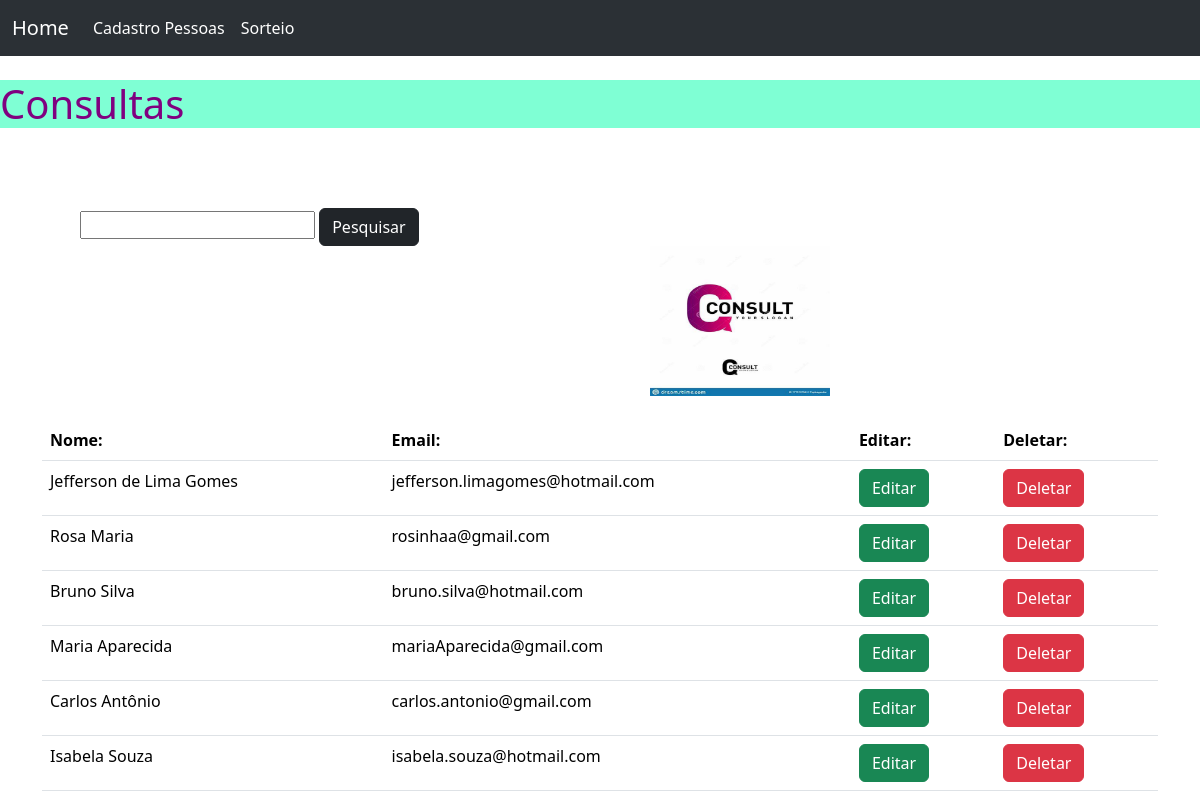
The page / on the database its author committed.
### tables this page shows
CREATE TABLE `amigo_secreto` (
  `id` int(11) NOT NULL,
  `nome` varchar(255) NOT NULL,
  `email` varchar(255) NOT NULL
);

### index.php (the view, shortened to what this page needs)
<?php
include("conexao.php");
$filtro = isset($_GET['filtro']) ? $_GET['filtro'] : '';
$sql = $pdo->prepare("SELECT * FROM amigo_secreto WHERE nome like '%$filtro%' ORDER BY id");
$sql->execute();
$registros = $sql->fetchAll();
?>
<!DOCTYPE html>
<html lang="pt-br">
<head>
    <link href="https://cdn.jsdelivr.net/npm/bootstrap@5.3.2/dist/css/bootstrap.min.css" rel="stylesheet">
    <link rel="stylesheet" href="https://cdn.jsdelivr.net/npm/bootstrap-icons@1.11.3/font/bootstrap-icons.min.css">
    <link rel="stylesheet" href="css/style.css">
</head>
<body>
<header>
<nav class="navbar navbar-expand-lg bg-body-tertiary" data-bs-theme="dark">
  <div class="container-fluid">
    <a class="navbar-brand" href="#">Home</a>
    <div class="collapse navbar-collapse" id="navbarNavDropdown">
      <ul class="navbar-nav">
        <li class="nav-item">
          <a class="nav-link active" aria-current="page" href="cadastro.php">Cadastro Pessoas</a>
        </li>
        <li class="nav-item">
          <a class="nav-link active" aria-current="page" href="sorteio.php">Sorteio</a>
        </li>
      </ul>
    </div>
  </div>
</nav>
</header>
<br>
<section>
      <h1>Consultas</h1>
      <br><br>
      <br>
      <form method="GET" action="index.php">
        <input class="centro" type="text" name="filtro" required autofocus>
        <input  type="submit" value="Pesquisar" class="btn btn-dark "> <img style="margin:0px;  margin-left: 650px"; width="15%" height="150px" src="img/OIP.jpg"/>
      </form>
</section>
<br>
<div class="container">
    <table class="table">
        <thead>
            <tr>
                <th>Nome:</th>
                <th>Email:</th>
                <th>Editar:</th>
                <th>Deletar:</th>
            </tr>
        </thead>
        <tbody>
          <?php foreach($registros as $key){
            $id = $key['id'];
            ?>
            <tr>
                <td><?php print($key['nome']); ?></td>
                <td><?php print($key['email']); ?></td>
                <td><?php echo "<button  class = 'btn btn-success' onclick=\"location.href='editar.php?id=$id';\">Editar</button>"; ?></td>
                <td><?php echo "<button  class = 'btn btn-danger' onclick=\"location.href='limpar.php?id=$id';\">Deletar</button>"; ?></td>
            </tr>
        </tbody>
        <?php } ?>
    </table>
</div>
</body>
</html>

### css/style.css (style rules this page uses)
* { margin: 0; padding: 0; box-sizing: border-box; }
p, .centro { margin-left: 80px !important; }
h1 { background-color: aquamarine; margin-left: 0; color: purple; }
img { margin-top: 5px; }

### rows shown on the page
amigo_secreto: nome "Jefferson de Lima Gomes", email "jefferson.limagomes@hotmail.com"
amigo_secreto: nome "Rosa Maria", email "rosinhaa@gmail.com"
amigo_secreto: nome "Bruno Silva", email "bruno.silva@hotmail.com"
amigo_secreto: nome "Maria Aparecida", email "mariaAparecida@gmail.com"
amigo_secreto: nome "Carlos Antônio", email "carlos.antonio@gmail.com"
amigo_secreto: nome "Isabela Souza", email "isabela.souza@hotmail.com"
